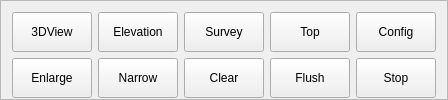
                  <widget class="QFrame" name="frame_7">
                   <property name="frameShape">
                    <enum>QFrame::StyledPanel</enum>
                   </property>
                   <property name="frameShadow">
                    <enum>QFrame::Raised</enum>
                   </property>
                   <layout class="QVBoxLayout" name="verticalLayout_11" stretch="1,0">
                    <property name="spacing">
                     <number>2</number>
                    </property>
                    <property name="leftMargin">
                     <number>1</number>
                    </property>
                    <property name="topMargin">
                     <number>1</number>
                    </property>
                    <property name="rightMargin">
                     <number>1</number>
                    </property>
                    <property name="bottomMargin">
                     <number>1</number>
                    </property>
                    <item>
                     <widget class="QWidget" name="glshowwidget" native="true"/>
                    </item>
                    <item>
                     <widget class="QFrame" name="frame_2">
                      <property name="minimumSize">
                       <size>
                        <width>0</width>
                        <height>30</height>
                       </size>
                      </property>
                      <property name="maximumSize">
                       <size>
                        <width>16777215</width>
                        <height>16777215</height>
                       </size>
                      </property>
                      <property name="frameShape">
                       <enum>QFrame::NoFrame</enum>
                      </property>
                      <property name="frameShadow">
                       <enum>QFrame::Raised</enum>
                      </property>
                      <layout class="QGridLayout" name="gridLayout_7">
                       <property name="leftMargin">
                        <number>10</number>
                       </property>
                       <property name="topMargin">
                        <number>0</number>
                       </property>
                       <property name="rightMargin">
                        <number>10</number>
                       </property>
                       <property name="bottomMargin">
                        <number>0</number>
                       </property>
                       <item row="0" column="0">
                        <widget class="QPushButton" name="btn_gl_setp">
                         <property name="minimumSize">
                          <size>
                           <width>0</width>
                           <height>40</height>
                          </size>
                         </property>
                         <property name="maximumSize">
                          <size>
                           <width>16777215</width>
                           <height>16777215</height>
                          </size>
                         </property>
                         <property name="focusPolicy">
                          <enum>Qt::NoFocus</enum>
                         </property>
                         <property name="text">
                          <string>3DView</string>
                         </property>
                         <property name="icon">
                          <iconset resource="Image/icons.qrc">
                           <normaloff>:/opengl/tool_axis_p.gif</normaloff>:/opengl/tool_axis_p.gif</iconset>
                         </property>
                         <property name="checkable">
                          <bool>false</bool>
                         </property>
                         <property name="autoRepeat">
                          <bool>false</bool>
                         </property>
                         <property name="autoDefault">
                          <bool>false</bool>
                         </property>
                         <property name="flat">
                          <bool>false</bool>
                         </property>
                        </widget>
                       </item>
                       <item row="0" column="1">
                        <widget class="QPushButton" name="btn_gl_fontview">
                         <property name="minimumSize">
                          <size>
                           <width>0</width>
                           <height>40</height>
                          </size>
                         </property>
                         <property name="maximumSize">
                          <size>
                           <width>16777215</width>
                           <height>16777215</height>
                          </size>
                         </property>
                         <property name="focusPolicy">
                          <enum>Qt::NoFocus</enum>
                         </property>
                         <property name="text">
                          <string>Elevation</string>
                         </property>
                         <property name="icon">
                          <iconset resource="Image/icons.qrc">
                           <normaloff>:/opengl/tool_axis_x.gif</normaloff>:/opengl/tool_axis_x.gif</iconset>
                         </property>
                        </widget>
                       </item>
                       <item row="0" column="2">
                        <widget class="QPushButton" name="btn_gl_sideview">
                         <property name="minimumSize">
                          <size>
                           <width>0</width>
                           <height>40</height>
                          </size>
                         </property>
                         <property name="focusPolicy">
                          <enum>Qt::NoFocus</enum>
                         </property>
                         <property name="text">
                          <string>Survey</string>
                         </property>
                         <property name="icon">
                          <iconset resource="Image/icons.qrc">
                           <normaloff>:/opengl/tool_axis_y.gif</normaloff>:/opengl/tool_axis_y.gif</iconset>
                         </property>
                        </widget>
                       </item>
                       <item row="0" column="3">
                        <widget class="QPushButton" name="btn_gl_viewz">
                         <property name="minimumSize">
                          <size>
                           <width>0</width>
                           <height>40</height>
                          </size>
                         </property>
                         <property name="focusPolicy">
                          <enum>Qt::NoFocus</enum>
                         </property>
                         <property name="text">
                          <string>Top</string>
                         </property>
                         <property name="icon">
                          <iconset resource="Image/icons.qrc">
                           <normaloff>:/opengl/tool_axis_z.gif</normaloff>:/opengl/tool_axis_z.gif</iconset>
                         </property>
                        </widget>
                       </item>
                       <item row="1" column="0">
                        <widget class="QPushButton" name="btn_gl_zoomin">
                         <property name="minimumSize">
                          <size>
                           <width>0</width>
                           <height>40</height>
                          </size>
                         </property>
                         <property name="focusPolicy">
                          <enum>Qt::NoFocus</enum>
                         </property>
                         <property name="text">
                          <string>Enlarge</string>
                         </property>
                         <property name="icon">
                          <iconset resource="Image/icons.qrc">
                           <normaloff>:/opengl/tool_zoomin.gif</normaloff>:/opengl/tool_zoomin.gif</iconset>
                         </property>
                        </widget>
                       </item>
                       <item row="1" column="1">
                        <widget class="QPushButton" name="btn_gl_zoomout">
                         <property name="minimumSize">
                          <size>
                           <width>0</width>
                           <height>40</height>
                          </size>
                         </property>
                         <property name="focusPolicy">
                          <enum>Qt::NoFocus</enum>
                         </property>
                         <property name="text">
                          <string>Narrow</string>
                         </property>
                         <property name="icon">
                          <iconset resource="Image/icons.qrc">
                           <normaloff>:/opengl/tool_zoomout.gif</normaloff>:/opengl/tool_zoomout.gif</iconset>
                         </property>
                        </widget>
                       </item>
                       <item row="1" column="2">
                        <widget class="QPushButton" name="btn_gl_clear">
                         <property name="minimumSize">
                          <size>
                           <width>0</width>
                           <height>40</height>
                          </size>
                         </property>
                         <property name="focusPolicy">
                          <enum>Qt::NoFocus</enum>
                         </property>
                         <property name="text">
                          <string>Clear</string>
                         </property>
                         <property name="icon">
                          <iconset resource="Image/icons.qrc">
                           <normaloff>:/opengl/tool_clear.gif</normaloff>:/opengl/tool_clear.gif</iconset>
                         </property>
                        </widget>
                       </item>
                       <item row="1" column="3">
                        <widget class="QPushButton" name="btn_gl_build">
                         <property name="minimumSize">
                          <size>
                           <width>0</width>
                           <height>40</height>
                          </size>
                         </property>
                         <property name="focusPolicy">
                          <enum>Qt::NoFocus</enum>
                         </property>
                         <property name="text">
                          <string>Flush</string>
                         </property>
                         <property name="icon">
                          <iconset resource="Image/icons.qrc">
                           <normaloff>:/opengl/tool_reload.gif</normaloff>:/opengl/tool_reload.gif</iconset>
                         </property>
                        </widget>
                       </item>
                       <item row="1" column="4">
                        <widget class="QPushButton" name="btn_gl_abort">
                         <property name="minimumSize">
                          <size>
                           <width>0</width>
                           <height>40</height>
                          </size>
                         </property>
                         <property name="focusPolicy">
                          <enum>Qt::NoFocus</enum>
                         </property>
                         <property name="text">
                          <string>Stop</string>
                         </property>
                         <property name="icon">
                          <iconset resource="source.qrc">
                           <normaloff>:/new/prefix1/images/process-stop.png</normaloff>:/new/prefix1/images/process-stop.png</iconset>
                         </property>
                        </widget>
                       </item>
                       <item row="0" column="4">
                        <widget class="QPushButton" name="btn_gl_pro">
                         <property name="minimumSize">
                          <size>
                           <width>0</width>
                           <height>40</height>
                          </size>
                         </property>
                         <property name="focusPolicy">
                          <enum>Qt::NoFocus</enum>
                         </property>
                         <property name="text">
                          <string>Config</string>
                         </property>
                         <property name="icon">
                          <iconset resource="source.qrc">
                           <normaloff>:/new/prefix1/Image/gl_tool_.png</normaloff>:/new/prefix1/Image/gl_tool_.png</iconset>
                         </property>
                        </widget>
                       </item>
                      </layout>
                     </widget>
                    </item>
                   </layout>
                  </widget>
